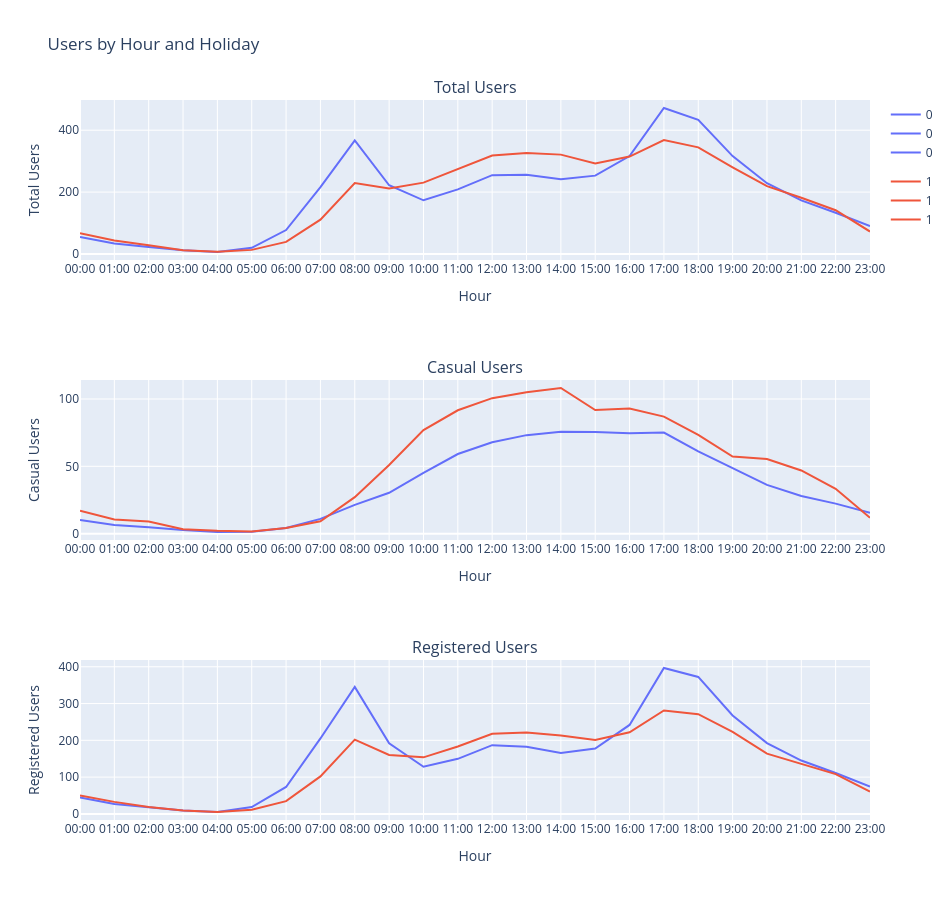

Notebook cell for this chart:
### Code cell
#Create subplots
fig = make_subplots(rows=3, cols=1, shared_xaxes=False,
                    subplot_titles=("Total Users", "Casual Users", "Registered Users"))

df_hourly_line_holiday = df_eda.groupby(['hour', 'holiday'], as_index=False)[['count', 'casual', 'registered']].mean()

#Total Users
fig_total = px.line(df_hourly_line_holiday, x="hour", y="count", color="holiday")
for trace in fig_total.data:
    fig.add_trace(trace, row=1, col=1)

#Casual Users
fig_casual = px.line(df_hourly_line_holiday, x="hour", y="casual", color="holiday")
for trace in fig_casual.data:
    fig.add_trace(trace, row=2, col=1)

#Registered Users
fig_registered = px.line(df_hourly_line_holiday, x="hour", y="registered", color="holiday")
for trace in fig_registered.data:
    fig.add_trace(trace, row=3, col=1)

hours = [f"{h:02d}:00" for h in range(24)]

for i in range(1, 4):
    fig.update_xaxes(
        title_text="Hour", 
        row=i, 
        col=1,
        tickmode="array",
        tickvals=list(range(24)),
        ticktext=hours
        )

fig.update_yaxes(title_text="Total Users", row=1, col=1)
fig.update_yaxes(title_text="Casual Users", row=2, col=1)
fig.update_yaxes(title_text="Registered Users", row=3, col=1)

fig.update_layout(
    height=900,
    width=950,
    title_text="Users by Hour and Holiday",
    legend=dict(
        orientation="v",
        x=1.02,   
        y=1,
        xanchor="left",
        yanchor="top"
    )
)

fig.show()

### Figure 1 — Plotly figure (JSON) as saved in the notebook; plotly's stock layout.template omitted (floating-point values rounded to 4 significant figures)
{"data": [{"hovertemplate": "holiday=0<br>hour=%{x}<br>count=%{y}<extra></extra>", "legendgroup": "0", "line": {"color": "#636efa", "dash": "solid"}, "marker": {"symbol": "circle"}, "mode": "lines", "name": "0", "orientation": "v", "showlegend": true, "type": "scatter", "x": [0, 1, 2, 3, 4, 5, 6, 7, 8, 9, 10, 11, 12, 13, 14, 15, 16, 17, 18, 19, 20, 21, 22, 23], "xaxis": "x", "y": [54.8, 33.58, 22.75, 11.74, 6.378, 19.96, 77.36, 216.1, 366.7, 222.1, 173.5, 208.8, 254.7, 255.8, 241.2, 253.2, 316.4, 471.7, 433.4, 316.3, 228.8, 173.1, 133.3, 90.01], "yaxis": "y"}, {"hovertemplate": "holiday=1<br>hour=%{x}<br>count=%{y}<extra></extra>", "legendgroup": "1", "line": {"color": "#EF553B", "dash": "solid"}, "marker": {"symbol": "circle"}, "mode": "lines", "name": "1", "orientation": "v", "showlegend": true, "type": "scatter", "x": [0, 1, 2, 3, 4, 5, 6, 7, 8, 9, 10, 11, 12, 13, 14, 15, 16, 17, 18, 19, 20, 21, 22, 23], "xaxis": "x", "y": [66.77, 43.23, 28.0, 12.42, 7.385, 13.23, 38.92, 111.0, 229.0, 211.3, 230.5, 274.8, 318.4, 326.4, 321.1, 292.8, 314.8, 368.0, 344.5, 280.2, 219.2, 181.8, 141.4, 72.46], "yaxis": "y"}, {"hovertemplate": "holiday=0<br>hour=%{x}<br>casual=%{y}<extra></extra>", "legendgroup": "0", "line": {"color": "#636efa", "dash": "solid"}, "marker": {"symbol": "circle"}, "mode": "lines", "name": "0", "orientation": "v", "showlegend": true, "type": "scatter", "x": [0, 1, 2, 3, 4, 5, 6, 7, 8, 9, 10, 11, 12, 13, 14, 15, 16, 17, 18, 19, 20, 21, 22, 23], "xaxis": "x2", "y": [10.12, 6.395, 4.692, 2.663, 1.233, 1.449, 4.147, 10.97, 21.38, 30.37, 45.21, 59.12, 67.9, 73.15, 75.66, 75.57, 74.56, 75.1, 61.05, 48.84, 36.18, 28.03, 22.29, 15.57], "yaxis": "y2"}, {"hovertemplate": "holiday=1<br>hour=%{x}<br>casual=%{y}<extra></extra>", "legendgroup": "1", "line": {"color": "#EF553B", "dash": "solid"}, "marker": {"symbol": "circle"}, "mode": "lines", "name": "1", "orientation": "v", "showlegend": true, "type": "scatter", "x": [0, 1, 2, 3, 4, 5, 6, 7, 8, 9, 10, 11, 12, 13, 14, 15, 16, 17, 18, 19, 20, 21, 22, 23], "xaxis": "x2", "y": [17.0, 10.54, 9.077, 3.333, 2.231, 1.692, 4.231, 9.154, 27.08, 51.0, 76.85, 91.62, 100.6, 105.1, 108.2, 91.77, 92.85, 86.92, 73.38, 57.23, 55.46, 46.92, 33.31, 11.77], "yaxis": "y2"}, {"hovertemplate": "holiday=0<br>hour=%{x}<br>registered=%{y}<extra></extra>", "legendgroup": "0", "line": {"color": "#636efa", "dash": "solid"}, "marker": {"symbol": "circle"}, "mode": "lines", "name": "0", "orientation": "v", "showlegend": true, "type": "scatter", "x": [0, 1, 2, 3, 4, 5, 6, 7, 8, 9, 10, 11, 12, 13, 14, 15, 16, 17, 18, 19, 20, 21, 22, 23], "xaxis": "x3", "y": [44.68, 27.19, 18.06, 9.076, 5.145, 18.51, 73.21, 205.2, 345.3, 191.7, 128.2, 149.7, 186.8, 182.6, 165.5, 177.6, 241.9, 396.6, 372.3, 267.5, 192.6, 145.1, 111.1, 74.44], "yaxis": "y3"}, {"hovertemplate": "holiday=1<br>hour=%{x}<br>registered=%{y}<extra></extra>", "legendgroup": "1", "line": {"color": "#EF553B", "dash": "solid"}, "marker": {"symbol": "circle"}, "mode": "lines", "name": "1", "orientation": "v", "showlegend": true, "type": "scatter", "x": [0, 1, 2, 3, 4, 5, 6, 7, 8, 9, 10, 11, 12, 13, 14, 15, 16, 17, 18, 19, 20, 21, 22, 23], "xaxis": "x3", "y": [49.77, 32.69, 18.92, 9.083, 5.154, 11.54, 34.69, 101.8, 201.9, 160.3, 153.7, 183.2, 217.8, 221.3, 212.9, 201.0, 222.0, 281.1, 271.2, 223.0, 163.7, 134.9, 108.1, 60.69], "yaxis": "y3"}], "layout": {"annotations": [{"font": {"size": 16}, "showarrow": false, "text": "Total Users", "x": 0.5, "xanchor": "center", "xref": "paper", "y": 1, "yanchor": "bottom", "yref": "paper"}, {"font": {"size": 16}, "showarrow": false, "text": "Casual Users", "x": 0.5, "xanchor": "center", "xref": "paper", "y": 0.6111, "yanchor": "bottom", "yref": "paper"}, {"font": {"size": 16}, "showarrow": false, "text": "Registered Users", "x": 0.5, "xanchor": "center", "xref": "paper", "y": 0.2222, "yanchor": "bottom", "yref": "paper"}], "height": 900, "legend": {"orientation": "v", "x": 1.02, "xanchor": "left", "y": 1, "yanchor": "top"}, "title": {"text": "Users by Hour and Holiday"}, "width": 950, "xaxis": {"anchor": "y", "domain": [0, 1], "tickmode": "array", "ticktext": ["00:00", "01:00", "02:00", "03:00", "04:00", "05:00", "06:00", "07:00", "08:00", "09:00", "10:00", "11:00", "12:00", "13:00", "14:00", "15:00", "16:00", "17:00", "18:00", "19:00", "20:00", "21:00", "22:00", "23:00"], "tickvals": [0, 1, 2, 3, 4, 5, 6, 7, 8, 9, 10, 11, 12, 13, 14, 15, 16, 17, 18, 19, 20, 21, 22, 23], "title": {"text": "Hour"}}, "xaxis2": {"anchor": "y2", "domain": [0, 1], "tickmode": "array", "ticktext": ["00:00", "01:00", "02:00", "03:00", "04:00", "05:00", "06:00", "07:00", "08:00", "09:00", "10:00", "11:00", "12:00", "13:00", "14:00", "15:00", "16:00", "17:00", "18:00", "19:00", "20:00", "21:00", "22:00", "23:00"], "tickvals": [0, 1, 2, 3, 4, 5, 6, 7, 8, 9, 10, 11, 12, 13, 14, 15, 16, 17, 18, 19, 20, 21, 22, 23], "title": {"text": "Hour"}}, "xaxis3": {"anchor": "y3", "domain": [0, 1], "tickmode": "array", "ticktext": ["00:00", "01:00", "02:00", "03:00", "04:00", "05:00", "06:00", "07:00", "08:00", "09:00", "10:00", "11:00", "12:00", "13:00", "14:00", "15:00", "16:00", "17:00", "18:00", "19:00", "20:00", "21:00", "22:00", "23:00"], "tickvals": [0, 1, 2, 3, 4, 5, 6, 7, 8, 9, 10, 11, 12, 13, 14, 15, 16, 17, 18, 19, 20, 21, 22, 23], "title": {"text": "Hour"}}, "yaxis": {"anchor": "x", "domain": [0.7778, 1], "title": {"text": "Total Users"}}, "yaxis2": {"anchor": "x2", "domain": [0.3889, 0.6111], "title": {"text": "Casual Users"}}, "yaxis3": {"anchor": "x3", "domain": [0, 0.2222], "title": {"text": "Registered Users"}}}}
